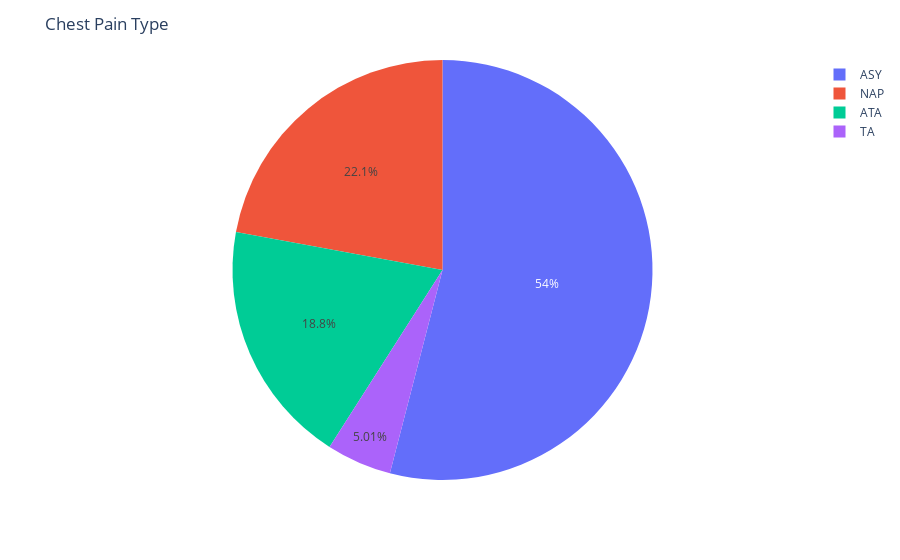

Here is the notebook cell this chart was saved with:
### Code cell
px.pie(values=heart['ChestPainType'].value_counts(),names =heart['ChestPainType'].value_counts().index).update_layout(title='Chest Pain Type')

### Figure 1 — Plotly figure (JSON) as saved in the notebook; plotly's stock layout.template omitted (floating-point values rounded to 4 significant figures)
{"data": [{"domain": {"x": [0, 1], "y": [0, 1]}, "hovertemplate": "label=%{label}<br>value=%{value}<extra></extra>", "labels": ["ASY", "NAP", "ATA", "TA"], "legendgroup": "", "name": "", "showlegend": true, "type": "pie", "values": [496, 203, 173, 46]}], "layout": {"legend": {"tracegroupgap": 0}, "margin": {"t": 60}, "title": {"text": "Chest Pain Type"}}}
